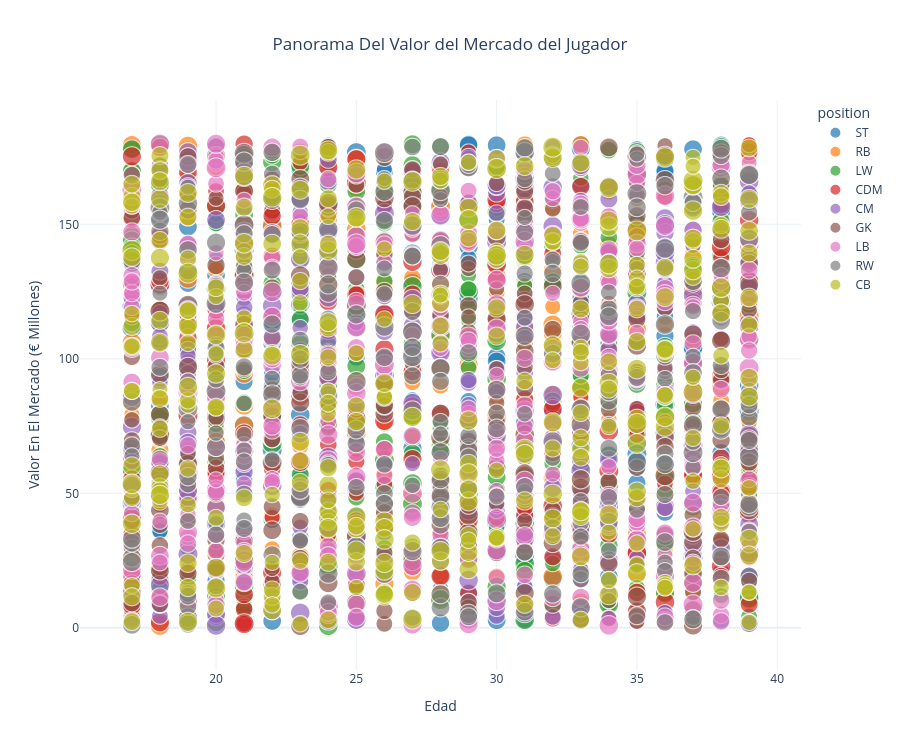

This figure's notebook cell:
### Code cell
# Panorama Del Valor del Mercado del Jugador

fig = px.scatter(
    df,
    x="age",
    y="market_value_million_eur",
    color="position",
    size="overall_rating",
    hover_data={
        "club": True,
        "position": True,
        "overall_rating": True,
        "goals": True,
        "assists": True
    },
    opacity=0.7,
    title="Panorama Del Valor del Mercado del Jugador"
)

fig.update_layout(
    template="plotly_white",
    title_x=0.5,
    xaxis_title="Edad",
    yaxis_title="Valor En El Mercado (€ Millones)",
    height=750
)

fig.show()
fig.write_image("images/panorama.png")

### Figure 1 — Plotly figure (JSON) as saved in the notebook; plotly's stock layout.template omitted (floating-point values rounded to 4 significant figures; data arrays with more than 128 entries replaced by an {"elided": "..."} marker saying what was removed)
{"data": [{"customdata": {"elided": "329x5 mixed values"}, "hovertemplate": "position=%{customdata[1]}<br>age=%{x}<br>market_value_million_eur=%{y}<br>overall_rating=%{customdata[2]}<br>club=%{customdata[0]}<br>goals=%{customdata[3]}<br>assists=%{customdata[4]}<extra></extra>", "legendgroup": "ST", "marker": {"color": "#1F77B4", "opacity": 0.7, "size": {"elided": "329 int values"}, "sizemode": "area", "sizeref": 0.235, "symbol": "circle"}, "mode": "markers", "name": "ST", "showlegend": true, "type": "scattergl", "x": {"elided": "329 int values"}, "xaxis": "x", "y": {"elided": "329 float values"}, "yaxis": "y"}, {"customdata": {"elided": "286x5 mixed values"}, "hovertemplate": "position=%{customdata[1]}<br>age=%{x}<br>market_value_million_eur=%{y}<br>overall_rating=%{customdata[2]}<br>club=%{customdata[0]}<br>goals=%{customdata[3]}<br>assists=%{customdata[4]}<extra></extra>", "legendgroup": "RB", "marker": {"color": "#FF7F0E", "opacity": 0.7, "size": {"elided": "286 int values"}, "sizemode": "area", "sizeref": 0.235, "symbol": "circle"}, "mode": "markers", "name": "RB", "showlegend": true, "type": "scattergl", "x": {"elided": "286 int values"}, "xaxis": "x", "y": {"elided": "286 float values"}, "yaxis": "y"}, {"customdata": {"elided": "328x5 mixed values"}, "hovertemplate": "position=%{customdata[1]}<br>age=%{x}<br>market_value_million_eur=%{y}<br>overall_rating=%{customdata[2]}<br>club=%{customdata[0]}<br>goals=%{customdata[3]}<br>assists=%{customdata[4]}<extra></extra>", "legendgroup": "LW", "marker": {"color": "#2CA02C", "opacity": 0.7, "size": {"elided": "328 int values"}, "sizemode": "area", "sizeref": 0.235, "symbol": "circle"}, "mode": "markers", "name": "LW", "showlegend": true, "type": "scattergl", "x": {"elided": "328 int values"}, "xaxis": "x", "y": {"elided": "328 float values"}, "yaxis": "y"}, {"customdata": {"elided": "305x5 mixed values"}, "hovertemplate": "position=%{customdata[1]}<br>age=%{x}<br>market_value_million_eur=%{y}<br>overall_rating=%{customdata[2]}<br>club=%{customdata[0]}<br>goals=%{customdata[3]}<br>assists=%{customdata[4]}<extra></extra>", "legendgroup": "CDM", "marker": {"color": "#D62728", "opacity": 0.7, "size": {"elided": "305 int values"}, "sizemode": "area", "sizeref": 0.235, "symbol": "circle"}, "mode": "markers", "name": "CDM", "showlegend": true, "type": "scattergl", "x": {"elided": "305 int values"}, "xaxis": "x", "y": {"elided": "305 float values"}, "yaxis": "y"}, {"customdata": {"elided": "302x5 mixed values"}, "hovertemplate": "position=%{customdata[1]}<br>age=%{x}<br>market_value_million_eur=%{y}<br>overall_rating=%{customdata[2]}<br>club=%{customdata[0]}<br>goals=%{customdata[3]}<br>assists=%{customdata[4]}<extra></extra>", "legendgroup": "CM", "marker": {"color": "#9467BD", "opacity": 0.7, "size": {"elided": "302 int values"}, "sizemode": "area", "sizeref": 0.235, "symbol": "circle"}, "mode": "markers", "name": "CM", "showlegend": true, "type": "scattergl", "x": {"elided": "302 int values"}, "xaxis": "x", "y": {"elided": "302 float values"}, "yaxis": "y"}, {"customdata": {"elided": "317x5 mixed values"}, "hovertemplate": "position=%{customdata[1]}<br>age=%{x}<br>market_value_million_eur=%{y}<br>overall_rating=%{customdata[2]}<br>club=%{customdata[0]}<br>goals=%{customdata[3]}<br>assists=%{customdata[4]}<extra></extra>", "legendgroup": "GK", "marker": {"color": "#8C564B", "opacity": 0.7, "size": {"elided": "317 int values"}, "sizemode": "area", "sizeref": 0.235, "symbol": "circle"}, "mode": "markers", "name": "GK", "showlegend": true, "type": "scattergl", "x": {"elided": "317 int values"}, "xaxis": "x", "y": {"elided": "317 float values"}, "yaxis": "y"}, {"customdata": {"elided": "323x5 mixed values"}, "hovertemplate": "position=%{customdata[1]}<br>age=%{x}<br>market_value_million_eur=%{y}<br>overall_rating=%{customdata[2]}<br>club=%{customdata[0]}<br>goals=%{customdata[3]}<br>assists=%{customdata[4]}<extra></extra>", "legendgroup": "LB", "marker": {"color": "#E377C2", "opacity": 0.7, "size": {"elided": "323 int values"}, "sizemode": "area", "sizeref": 0.235, "symbol": "circle"}, "mode": "markers", "name": "LB", "showlegend": true, "type": "scattergl", "x": {"elided": "323 int values"}, "xaxis": "x", "y": {"elided": "323 float values"}, "yaxis": "y"}, {"customdata": {"elided": "295x5 mixed values"}, "hovertemplate": "position=%{customdata[1]}<br>age=%{x}<br>market_value_million_eur=%{y}<br>overall_rating=%{customdata[2]}<br>club=%{customdata[0]}<br>goals=%{customdata[3]}<br>assists=%{customdata[4]}<extra></extra>", "legendgroup": "RW", "marker": {"color": "#7F7F7F", "opacity": 0.7, "size": {"elided": "295 int values"}, "sizemode": "area", "sizeref": 0.235, "symbol": "circle"}, "mode": "markers", "name": "RW", "showlegend": true, "type": "scattergl", "x": {"elided": "295 int values"}, "xaxis": "x", "y": {"elided": "295 float values"}, "yaxis": "y"}, {"customdata": {"elided": "315x5 mixed values"}, "hovertemplate": "position=%{customdata[1]}<br>age=%{x}<br>market_value_million_eur=%{y}<br>overall_rating=%{customdata[2]}<br>club=%{customdata[0]}<br>goals=%{customdata[3]}<br>assists=%{customdata[4]}<extra></extra>", "legendgroup": "CB", "marker": {"color": "#BCBD22", "opacity": 0.7, "size": {"elided": "315 int values"}, "sizemode": "area", "sizeref": 0.235, "symbol": "circle"}, "mode": "markers", "name": "CB", "showlegend": true, "type": "scattergl", "x": {"elided": "315 int values"}, "xaxis": "x", "y": {"elided": "315 float values"}, "yaxis": "y"}], "layout": {"height": 750, "legend": {"itemsizing": "constant", "title": {"text": "position"}, "tracegroupgap": 0}, "title": {"text": "Panorama Del Valor del Mercado del Jugador", "x": 0.5}, "xaxis": {"anchor": "y", "domain": [0, 1], "title": {"text": "Edad"}}, "yaxis": {"anchor": "x", "domain": [0, 1], "title": {"text": "Valor En El Mercado (€ Millones)"}}}}
